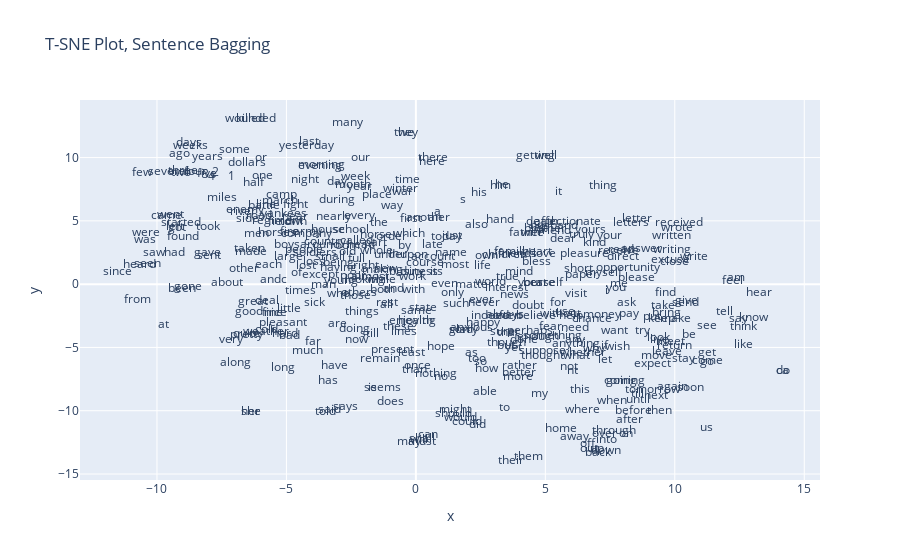

This figure's notebook cell:
### Code cell
plot_tsne(model_sent, title='T-SNE Plot, Sentence Bagging')

### Figure 1 — Plotly figure (JSON) as saved in the notebook; plotly's stock layout.template omitted (floating-point values rounded to 4 significant figures; data arrays with more than 128 entries replaced by an {"elided": "..."} marker saying what was removed)
{"data": [{"hoverlabel": {"namelength": 0}, "hovertemplate": "x=%{x}<br>y=%{y}<br>label=%{text}", "legendgroup": "", "marker": {"color": "#636efa", "symbol": "circle"}, "mode": "text", "name": "", "showlegend": false, "text": {"elided": "390 str values"}, "type": "scatter", "x": {"elided": "390 float values"}, "xaxis": "x", "y": {"elided": "390 float values"}, "yaxis": "y"}], "layout": {"autosize": true, "legend": {"tracegroupgap": 0}, "title": {"text": "T-SNE Plot, Sentence Bagging"}, "xaxis": {"anchor": "y", "autorange": true, "domain": [0, 1], "range": [-12.97, 15.61], "title": {"text": "x"}, "type": "linear"}, "yaxis": {"anchor": "x", "autorange": true, "domain": [0, 1], "range": [-15.47, 14.55], "title": {"text": "y"}, "type": "linear"}}}
